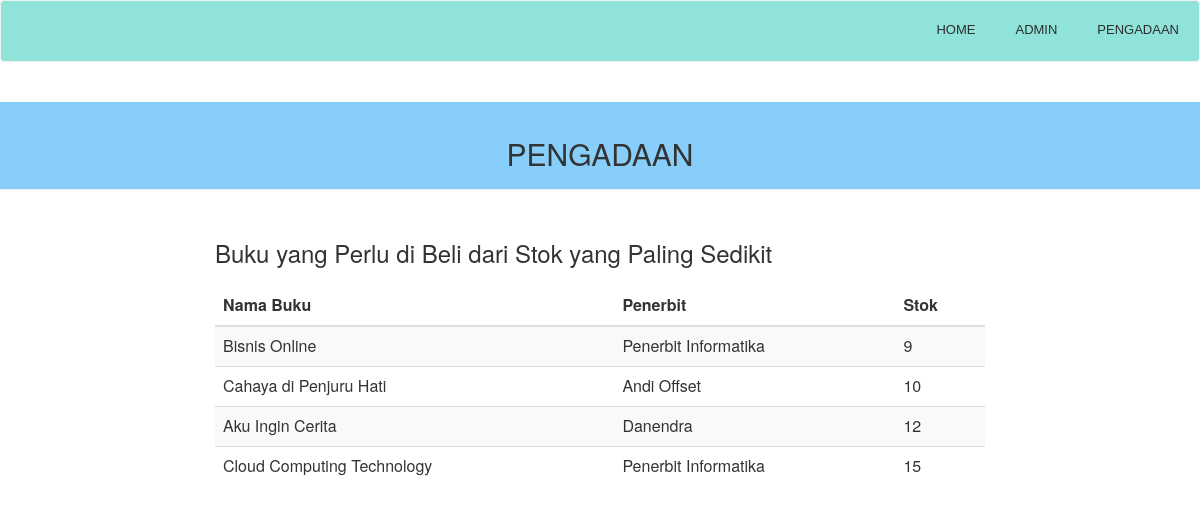
Screenshot of /pengadaan.php with the database file from the repository.
### tables this page shows
CREATE TABLE `buku` (
  `id_buku` varchar(11) NOT NULL,
  `kategori` varchar(255) NOT NULL,
  `nama_buku` varchar(255) NOT NULL,
  `harga` varchar(255) NOT NULL,
  `stok` int(5) NOT NULL,
  `id_penerbit` varchar(11) NOT NULL
);

CREATE TABLE `penerbit` (
  `id_penerbit` varchar(11) NOT NULL,
  `nama_penerbit` varchar(255) NOT NULL,
  `alamat` varchar(255) NOT NULL,
  `kota` varchar(255) NOT NULL,
  `telepon` varchar(15) NOT NULL
);

### pengadaan.php (the view, shortened to what this page needs)
<?php
include 'config.php';
$sql = "SELECT * FROM buku INNER JOIN penerbit ON buku.id_penerbit = penerbit.id_penerbit ORDER BY stok ASC LIMIT 4";
$query = mysqli_query($koneksi, $sql);
?>
<html lang="en">
<head>
    <link rel="stylesheet" type="text/css" href="css/style.css">
    <link rel="stylesheet" href="bootstrap/css/bootstrap.css">
</head>
<body>
    <?php
    include('menu.php');
    ?>
    <div class="page-header">
        <h2>
            <center>PENGADAAN</center>
        </h2>
    </div>
    <div>
        <div class="col-sm-2"></div>
        <div class="col-sm-8">
            <h3 style="padding-top: 10px; padding-bottom: 10px">Buku yang Perlu di Beli dari Stok yang Paling Sedikit</h3>
            <table class="table table-striped table-hover dtabel">
                <thead>
                    <tr>
                        <th>Nama Buku</th>
                        <th>Penerbit</th>
                        <th>Stok</th>
                    </tr>
                </thead>
                <tbody>
                    <?php
                    while ($data = mysqli_fetch_array($query)) {
                    ?>
                        <tr>
                            <td><?php echo $data['nama_buku'] ?> </td>
                            <td><?php echo $data['nama_penerbit'] ?> </td>
                            <td><?php echo $data['stok'] ?> </td>
                        </tr>
                    <?php
                    }
                    ?>
                </tbody>
            </table>
        </div>
    </div>
</body>
</html>

### css/style.css (style rules this page uses)
.page-header { padding-top: 15px; padding-bottom: 30px; background-color: #87CEFA; margin-bottom: 30px; text-align: center; }

### rows the page displays
buku: nama_buku "Bisnis Online", id_penerbit.nama_penerbit "Penerbit Informatika", stok "9"
buku: nama_buku "Cahaya di Penjuru Hati", id_penerbit.nama_penerbit "Andi Offset", stok "10"
buku: nama_buku "Aku Ingin Cerita", id_penerbit.nama_penerbit "Danendra", stok "12"
buku: nama_buku "Cloud Computing Technology", id_penerbit.nama_penerbit "Penerbit Informatika", stok "15"
